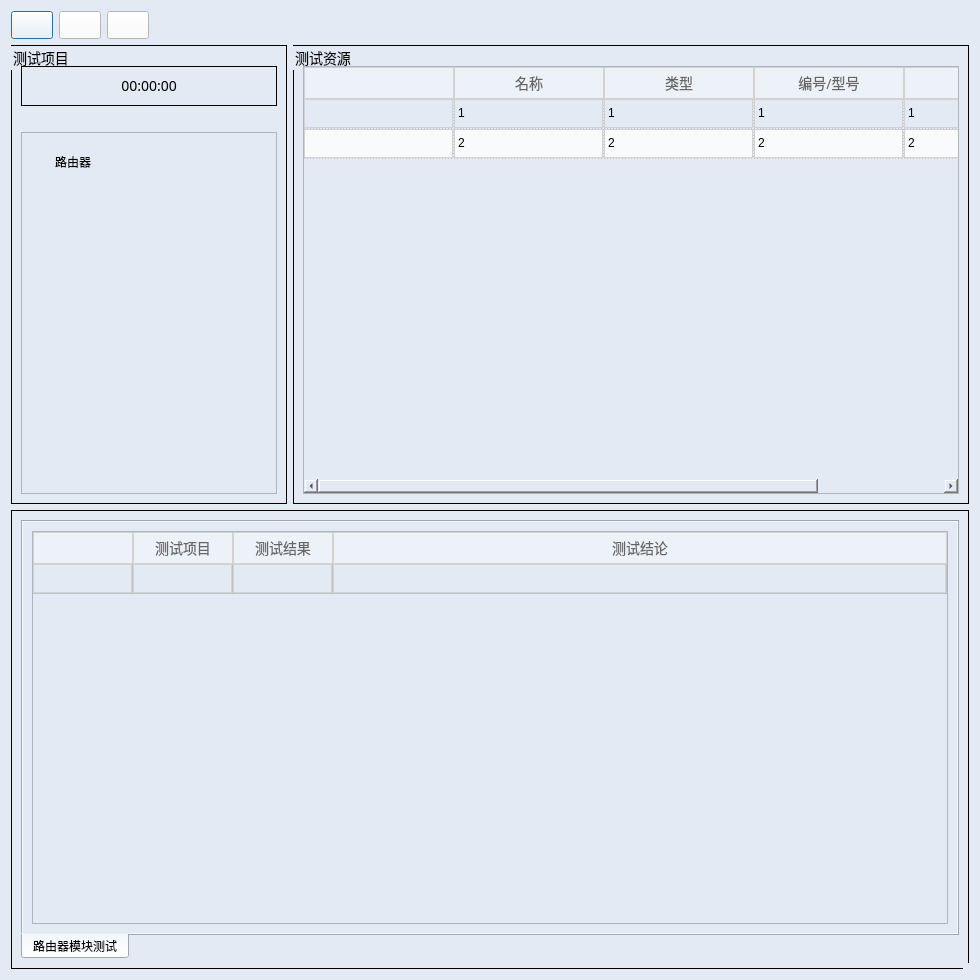
<?xml version="1.0" encoding="UTF-8"?>
<ui version="4.0">
 <class>Dialog</class>
 <widget class="QDialog" name="Dialog">
  <property name="geometry">
   <rect>
    <x>0</x>
    <y>0</y>
    <width>980</width>
    <height>980</height>
   </rect>
  </property>
  <property name="windowTitle">
   <string>Dialog</string>
  </property>
  <property name="styleSheet">
   <string notr="true">QDialog{
background-color:#E3EAF4;
}

QTextBrower{
background-color:#E3EAF4;
}

QLineEdit{
background-color:#E3EAF4;
}

QWidget{
background-color:#E3EAF4;
}

QStackedWidget{
background-color:#E3EAF4;
}

QLabel{
font-size:14px;
font-family:Microsoft YaHei;
background-color:#E3EAF4;
}

QGroupBox{
font-size:14px;
font-family:Microsoft YaHei;
border:1px solid rgb(0, 0, 0);
}

/****QPushButton****/
QPushButton{
border-width: 2px 15px 2px 15px;
background-color:#2884D8;
color: #FFFFFF;
font-size:14px;
font-family:Microsoft YaHei;
}

QPushButton:hover{
    background-color:#3D90DB;
    cursor:pointer;
}
QPushButton:pressed{
    background-color:#2376C1;
}
QMainWindow{
   background-color:#D0DAE5;
}
QToolBar{
background-color:#172545;
height:30px;
border:None;
padding:1px;
}
QDialog{
margin-top:10px;
}
/****QTreeWidget****/
QTreeWidget{
 background-color:#E3EAF4;
 padding-top:20px;
 padding-left:10px;
 margin-top:20px;
}
QTreeView::item{
 font: 14px;
}
QTreeView::item:selected{
    selection-color: #1F95FF;
}

QTreeView::item:hover{
 background-color:#D0DAE5;
}

QTreeView::branch:has-children:!has-siblings:closed,
QTreeView::branch:closed:has-children:has-siblings {
        border-image: none;
        image: url(imgs/common/plus.png);
}

QTreeView::branch:open:has-children:!has-siblings,
QTreeView::branch:open:has-children:has-siblings  {
        border-image: none;
        image: url(imgs/common/Minus.png);
}

/****QTableWidget****/
QTableWidget{
    outline: none;
    selection-color:#666666;
    alternate-background-color:#F9FAFC;
}
QTableCornerButton::section{
    background: #EDF2F8;
}
QTableWidget::item{
    font-size:14px;
    line-height:30px;
    border:1px solid #D2D2D2;
}

QTableWidget::item:hover{
    background-color:#EAF7FF;
}

/*QHeaderView*/
QHeaderView::section:vertical {
	color: #666666;
	text-align:center;
	font: 14px Arial;
	border:1px solid #D2D2D2;
	background: #F9FBFD;
        width: 40px;
        height:30px;
}
QHeaderView::section:horizontal {
	color: #666666;
	font: 14px Microsoft YaHei;
	padding: 0px 1px 0 1px;
	text-align:center;
	border:1px solid #D2D2D2;
	background: #EDF2F8;
        height: 30px;
}
/*QScrollBar*/
QScrollBar:vertical{
    border: 5px solid #D5D5D5;
}
</string>
  </property>
  <property name="sizeGripEnabled">
   <bool>true</bool>
  </property>
  <layout class="QGridLayout" name="gridLayout_8">
   <item row="0" column="0">
    <layout class="QVBoxLayout" name="verticalLayout_2">
     <item>
      <layout class="QHBoxLayout" name="horizontalLayout_2">
       <item>
        <layout class="QGridLayout" name="gridLayout">
         <item row="0" column="0">
          <widget class="QPushButton" name="pushButton_start">
           <property name="styleSheet">
            <string notr="true">background-color:rgb(255, 255, 255);
</string>
           </property>
           <property name="text">
            <string/>
           </property>
           <property name="icon">
            <iconset>
             <normaloff>../icon/start.png</normaloff>../icon/start.png</iconset>
           </property>
           <property name="iconSize">
            <size>
             <width>32</width>
             <height>31</height>
            </size>
           </property>
          </widget>
         </item>
         <item row="0" column="2">
          <widget class="QPushButton" name="pushButton_close">
           <property name="autoFillBackground">
            <bool>true</bool>
           </property>
           <property name="styleSheet">
            <string notr="true">background-color:rgb(255, 255, 255);</string>
           </property>
           <property name="text">
            <string/>
           </property>
           <property name="icon">
            <iconset>
             <normaloff>../icon/cancel.png</normaloff>../icon/cancel.png</iconset>
           </property>
           <property name="iconSize">
            <size>
             <width>32</width>
             <height>31</height>
            </size>
           </property>
          </widget>
         </item>
         <item row="0" column="1">
          <widget class="QPushButton" name="pushButton_restart">
           <property name="styleSheet">
            <string notr="true">background-color:rgb(255, 255, 255);</string>
           </property>
           <property name="text">
            <string/>
           </property>
           <property name="icon">
            <iconset>
             <normaloff>../icon/stop.png</normaloff>../icon/stop.png</iconset>
           </property>
           <property name="iconSize">
            <size>
             <width>32</width>
             <height>31</height>
            </size>
           </property>
          </widget>
         </item>
        </layout>
       </item>
       <item>
        <spacer name="horizontalSpacer">
         <property name="orientation">
          <enum>Qt::Horizontal</enum>
         </property>
         <property name="sizeHint" stdset="0">
          <size>
           <width>808</width>
           <height>20</height>
          </size>
         </property>
        </spacer>
       </item>
      </layout>
     </item>
     <item>
      <layout class="QVBoxLayout" name="verticalLayout">
       <item>
        <layout class="QHBoxLayout" name="horizontalLayout" stretch="0,2">
         <item>
          <widget class="QGroupBox" name="groupBox_test_modules">
           <property name="title">
            <string>测试项目</string>
           </property>
           <layout class="QGridLayout" name="gridLayout_6">
            <property name="topMargin">
             <number>20</number>
            </property>
            <property name="verticalSpacing">
             <number>6</number>
            </property>
            <item row="0" column="0">
             <layout class="QGridLayout" name="gridLayout_3" rowstretch="0,3">
              <item row="0" column="0">
               <widget class="QGroupBox" name="groupBox_2">
                <property name="title">
                 <string/>
                </property>
                <layout class="QGridLayout" name="gridLayout_2">
                 <item row="0" column="0">
                  <widget class="QLabel" name="label_test_duration">
                   <property name="font">
                    <font>
                     <family>Microsoft YaHei</family>
                     <pointsize>-1</pointsize>
                     <kerning>false</kerning>
                    </font>
                   </property>
                   <property name="text">
                    <string>00:00:00</string>
                   </property>
                   <property name="textFormat">
                    <enum>Qt::PlainText</enum>
                   </property>
                   <property name="alignment">
                    <set>Qt::AlignCenter</set>
                   </property>
                  </widget>
                 </item>
                </layout>
               </widget>
              </item>
              <item row="1" column="0">
               <widget class="QTreeWidget" name="treeWidget">
                <property name="headerHidden">
                 <bool>true</bool>
                </property>
                <column>
                 <property name="text">
                  <string>1</string>
                 </property>
                </column>
                <item>
                 <property name="text">
                  <string>路由器</string>
                 </property>
                 <property name="flags">
                  <set>ItemIsSelectable|ItemIsDragEnabled|ItemIsUserCheckable|ItemIsEnabled</set>
                 </property>
                </item>
               </widget>
              </item>
             </layout>
            </item>
           </layout>
          </widget>
         </item>
         <item>
          <widget class="QGroupBox" name="groupBox_test_resource">
           <property name="title">
            <string>测试资源</string>
           </property>
           <layout class="QGridLayout" name="gridLayout_5">
            <property name="topMargin">
             <number>20</number>
            </property>
            <item row="0" column="0">
             <widget class="QTableWidget" name="tableWidget_test_resource">
              <property name="editTriggers">
               <set>QAbstractItemView::SelectedClicked</set>
              </property>
              <property name="alternatingRowColors">
               <bool>true</bool>
              </property>
              <property name="selectionMode">
               <enum>QAbstractItemView::SingleSelection</enum>
              </property>
              <property name="selectionBehavior">
               <enum>QAbstractItemView::SelectRows</enum>
              </property>
              <property name="textElideMode">
               <enum>Qt::ElideRight</enum>
              </property>
              <property name="gridStyle">
               <enum>Qt::DotLine</enum>
              </property>
              <attribute name="horizontalHeaderVisible">
               <bool>true</bool>
              </attribute>
              <attribute name="horizontalHeaderCascadingSectionResizes">
               <bool>false</bool>
              </attribute>
              <attribute name="horizontalHeaderMinimumSectionSize">
               <number>25</number>
              </attribute>
              <attribute name="horizontalHeaderDefaultSectionSize">
               <number>150</number>
              </attribute>
              <attribute name="horizontalHeaderStretchLastSection">
               <bool>true</bool>
              </attribute>
              <attribute name="verticalHeaderVisible">
               <bool>false</bool>
              </attribute>
              <attribute name="verticalHeaderCascadingSectionResizes">
               <bool>false</bool>
              </attribute>
              <attribute name="verticalHeaderMinimumSectionSize">
               <number>25</number>
              </attribute>
              <attribute name="verticalHeaderShowSortIndicator" stdset="0">
               <bool>false</bool>
              </attribute>
              <attribute name="verticalHeaderStretchLastSection">
               <bool>false</bool>
              </attribute>
              <row>
               <property name="text">
                <string>1</string>
               </property>
              </row>
              <row>
               <property name="text">
                <string>2</string>
               </property>
              </row>
              <column>
               <property name="text">
                <string/>
               </property>
              </column>
              <column>
               <property name="text">
                <string>名称</string>
               </property>
              </column>
              <column>
               <property name="text">
                <string>类型</string>
               </property>
              </column>
              <column>
               <property name="text">
                <string>编号/型号</string>
               </property>
              </column>
              <column>
               <property name="text">
                <string>数量</string>
               </property>
              </column>
              <item row="0" column="1">
               <property name="text">
                <string>1</string>
               </property>
              </item>
              <item row="0" column="2">
               <property name="text">
                <string>1</string>
               </property>
              </item>
              <item row="0" column="3">
               <property name="text">
                <string>1</string>
               </property>
              </item>
              <item row="0" column="4">
               <property name="text">
                <string>1</string>
               </property>
              </item>
              <item row="1" column="1">
               <property name="text">
                <string>2</string>
               </property>
              </item>
              <item row="1" column="2">
               <property name="text">
                <string>2</string>
               </property>
              </item>
              <item row="1" column="3">
               <property name="text">
                <string>2</string>
               </property>
              </item>
              <item row="1" column="4">
               <property name="text">
                <string>2</string>
               </property>
              </item>
             </widget>
            </item>
           </layout>
          </widget>
         </item>
        </layout>
       </item>
       <item>
        <widget class="QGroupBox" name="groupBox_test_results">
         <property name="title">
          <string/>
         </property>
         <layout class="QGridLayout" name="gridLayout_4">
          <item row="0" column="0">
           <widget class="QTabWidget" name="tabWidget">
            <property name="tabPosition">
             <enum>QTabWidget::South</enum>
            </property>
            <property name="currentIndex">
             <number>0</number>
            </property>
            <widget class="QWidget" name="tab">
             <attribute name="title">
              <string>路由器模块测试</string>
             </attribute>
             <layout class="QGridLayout" name="gridLayout_7">
              <item row="0" column="0">
               <widget class="QTableWidget" name="tableWidget">
                <property name="autoFillBackground">
                 <bool>false</bool>
                </property>
                <property name="editTriggers">
                 <set>QAbstractItemView::NoEditTriggers</set>
                </property>
                <property name="textElideMode">
                 <enum>Qt::ElideMiddle</enum>
                </property>
                <attribute name="horizontalHeaderCascadingSectionResizes">
                 <bool>true</bool>
                </attribute>
                <attribute name="horizontalHeaderStretchLastSection">
                 <bool>true</bool>
                </attribute>
                <attribute name="verticalHeaderVisible">
                 <bool>false</bool>
                </attribute>
                <row>
                 <property name="text">
                  <string>1</string>
                 </property>
                </row>
                <column>
                 <property name="text">
                  <string/>
                 </property>
                </column>
                <column>
                 <property name="text">
                  <string>测试项目</string>
                 </property>
                </column>
                <column>
                 <property name="text">
                  <string>测试结果</string>
                 </property>
                </column>
                <column>
                 <property name="text">
                  <string>测试结论</string>
                 </property>
                </column>
               </widget>
              </item>
             </layout>
            </widget>
           </widget>
          </item>
         </layout>
        </widget>
       </item>
      </layout>
     </item>
    </layout>
   </item>
  </layout>
 </widget>
 <resources/>
 <connections/>
</ui>
